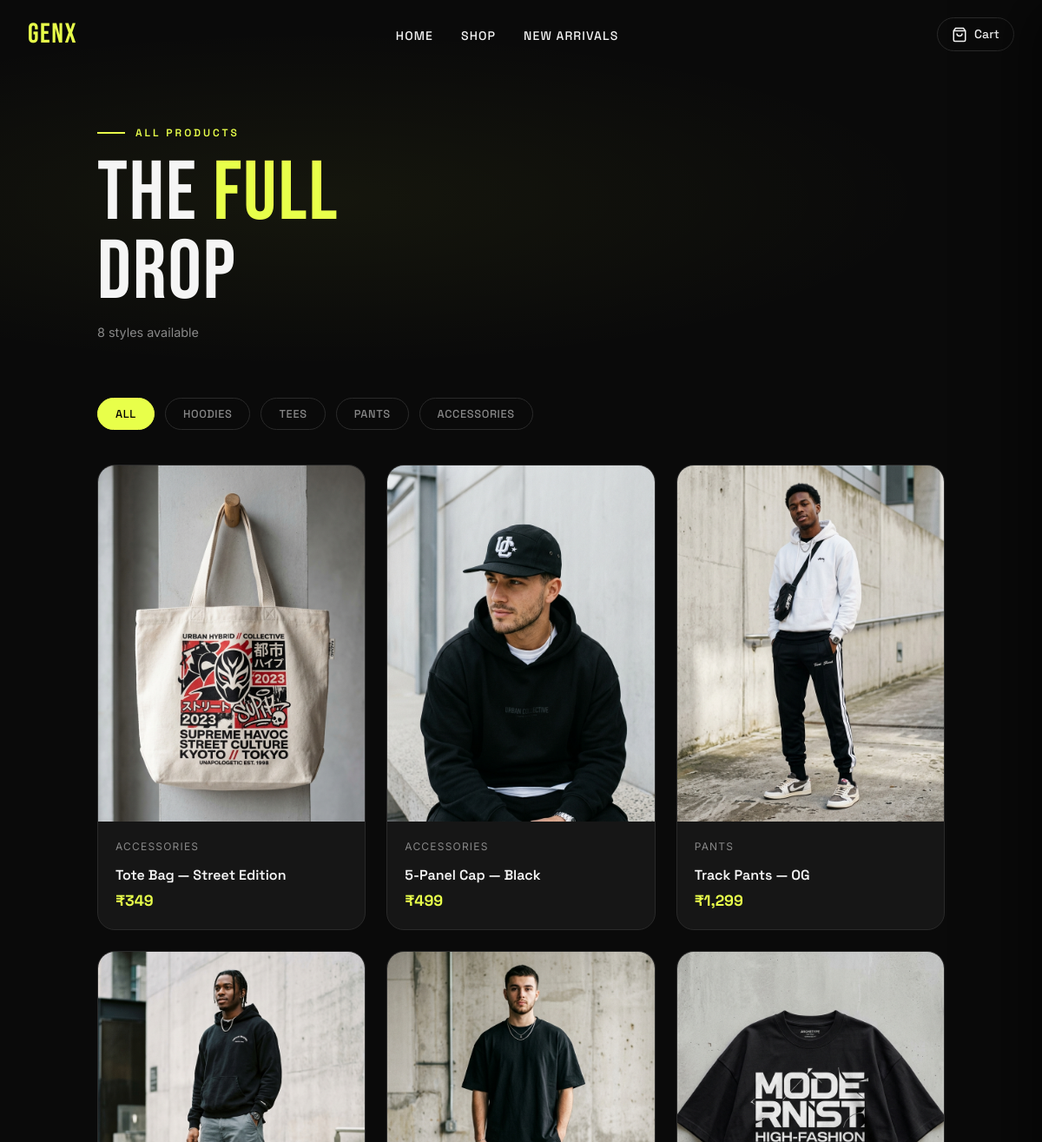
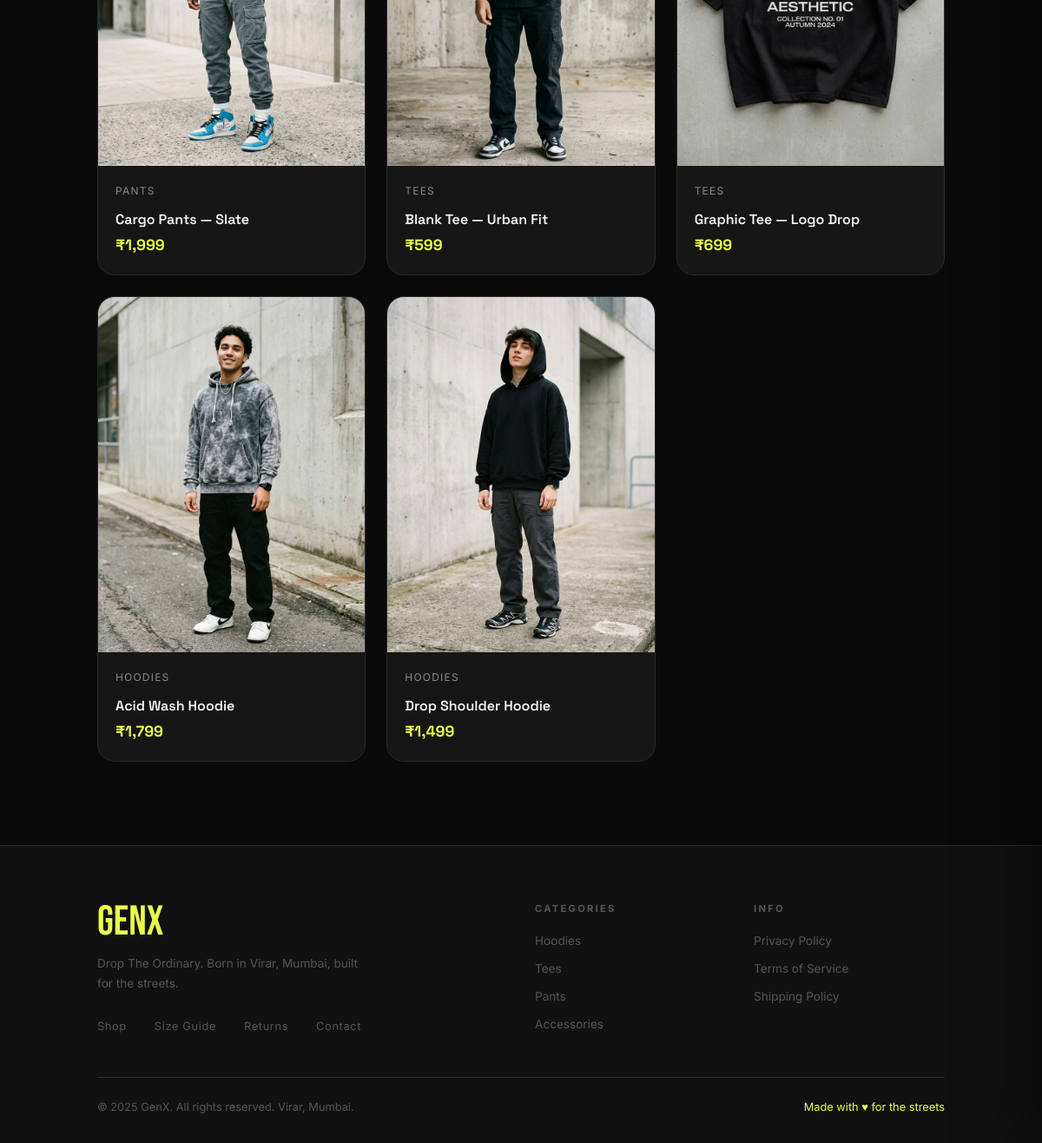
Page /shop on the committed database (2 pictures, top to bottom).
### app/models/category.py (models this page shows, shortened)
class Category(db.Model):
    __tablename__ = "categories"
    id   = db.Column(db.Integer, primary_key=True)
    name = db.Column(db.String(100), nullable=False)
    slug = db.Column(db.String(120), unique=True, nullable=False)
    products = db.relationship("Product", backref="category", lazy="dynamic")

### app/models/product.py (models this page shows, shortened)
class Product(db.Model):
    __tablename__ = "products"
    id          = db.Column(db.Integer, primary_key=True)
    category_id = db.Column(db.Integer, db.ForeignKey("categories.id"), nullable=False)
    name        = db.Column(db.String(200), nullable=False)
    description = db.Column(db.Text, nullable=True)
    price       = db.Column(db.Float, nullable=False)
    stock       = db.Column(db.Integer, default=0)
    is_active   = db.Column(db.Boolean, default=True)
    images      = db.relationship("ProductImage", backref="product",
                                  cascade="all, delete-orphan", lazy="select")
    order_items = db.relationship("OrderItem", backref="product", lazy="dynamic")
    reviews     = db.relationship("Review", backref="product",
                                  cascade="all, delete-orphan", lazy="dynamic")
    @property
    def primary_image(self):
        img = ProductImage.query.filter_by(product_id=self.id, is_primary=True).first()
        if img:
            return img.image_url
        img = ProductImage.query.filter_by(product_id=self.id).first()
        return img.image_url if img else "/static/images/placeholder.jpg"
    @property
    def review_count(self):
        return self.reviews.count()

### app/models/product_image.py (models this page shows, shortened)
class ProductImage(db.Model):
    __tablename__ = "product_images"
    id         = db.Column(db.Integer, primary_key=True)
    product_id = db.Column(db.Integer, db.ForeignKey("products.id"), nullable=False)
    image_url  = db.Column(db.String(500), nullable=False)
    is_primary = db.Column(db.Boolean, default=False)

### app/routes/main.py (the view)
@main_bp.route("/shop")
def shop():
    categories = Category.query.all()
    active_category = request.args.get("category", "")
    query = Product.query.filter_by(is_active=True)
    if active_category:
        cat = Category.query.filter_by(slug=active_category).first()
        if cat:
            query = query.filter_by(category_id=cat.id)
    products = query.order_by(Product.id.desc()).all()
    total_products = Product.query.filter_by(is_active=True).count()
    return render_template(
        "shop.html",
        products=products,
        categories=categories,
        active_category=active_category,
        total_products=total_products,
    )

### app/templates/shop.html (shortened to what this page needs)
{% extends "base.html" %}
{% block content %}
<div class="shop-hero">
  <div style="position:absolute; inset:0; background:radial-gradient(ellipse at 30% 50%, rgba(232,255,74,0.05) 0%, transparent 60%); pointer-events:none;"></div>
  <div class="container">
    <div class="section-label fade-left">All Products</div>
    <h1 class="fade-up" style="font-family:var(--font-display); font-size:clamp(3.5rem,8vw,7rem); line-height:0.95; letter-spacing:0.02em; margin-bottom:0.5rem;">
      THE <span style="color:var(--accent);">FULL</span><br>DROP
    </h1>
    <p class="fade-up" style="color:var(--text-muted); font-size:0.9rem; margin-top:0.75rem;">
      {{ total_products }} styles available
    </p>
  </div>
</div>
<div class="container" style="padding-bottom:6rem;">
  <div class="filter-pills fade-up" id="filter-pills">
    <button
      class="filter-pill {% if not active_category %}active{% endif %}"
      data-slug=""
      onclick="filterProducts('')"
    >All</button>
    {% for cat in categories %}
    <button
      class="filter-pill {% if active_category == cat.slug %}active{% endif %}"
      data-slug="{{ cat.slug }}"
      onclick="filterProducts('{{ cat.slug }}')"
    >{{ cat.name }}</button>
    {% endfor %}
  </div>
  <div id="products-container">
    <div class="products-grid product-card-group" id="products-grid">
      {% include "partials/product_cards.html" %}
    </div>
  </div>
</div>
{% endblock %}

### app/templates/base.html (shortened to what this page needs)
<!DOCTYPE html>
<html lang="en" class="scroll-smooth">
<head>
  <script src="https://cdn.tailwindcss.com"></script>
  <link rel="stylesheet" href="{{ url_for('static', filename='css/custom.css') }}">
</head>
<body x-data>
  <nav id="navbar">
    <a href="/" class="nav-logo" data-transition>{{ BRAND_NAME }}</a>
    <ul class="nav-links">
      <li><a href="/" data-transition>Home</a></li>
      <li><a href="/shop" data-transition>Shop</a></li>
      <li><a href="/shop?category=new-arrivals" data-transition>New Arrivals</a></li>
    </ul>
    <div class="nav-actions">
      <button
        class="cart-btn"
        id="open-cart-btn"
        @click="$store.cart.openDrawer()"
        aria-label="Open cart"
      >
        <svg width="18" height="18" viewBox="0 0 24 24" fill="none" stroke="currentColor" stroke-width="2">
          <path d="M6 2L3 6v14a2 2 0 002 2h14a2 2 0 002-2V6l-3-4z"/>
          <line x1="3" y1="6" x2="21" y2="6"/>
          <path d="M16 10a4 4 0 01-8 0"/>
        </svg>
        <span>Cart</span>
      </button>
    </div>
  </nav>
  <main>
    {% block content %}{% endblock %}
  </main>
  {% block footer %}
  <footer class="footer">
    <div class="container">
      <div class="grid grid-cols-1 md:grid-cols-4 gap-8">
        <div class="md:col-span-2">
          <div class="footer-logo">{{ BRAND_NAME }}</div>
          <p style="font-size:0.85rem; color: var(--text-dim); max-width:320px; margin-top:0.75rem; line-height:1.7;">
            {{ BRAND_TAGLINE }} Born in {{ BRAND_CITY }}, built for the streets.
          </p>
          <ul class="footer-links">
            <li><a href="/shop" data-transition>Shop</a></li>
            <li><a href="#" data-transition>Size Guide</a></li>
            <li><a href="#" data-transition>Returns</a></li>
            <li><a href="#" data-transition>Contact</a></li>
          </ul>
        </div>
        <div>
          <p style="font-size:0.7rem; font-weight:700; letter-spacing:0.2em; text-transform:uppercase; color:var(--text-dim); margin-bottom:1rem;">Categories</p>
          <ul style="list-style:none; display:flex; flex-direction:column; gap:0.5rem;">
            <li><a href="/shop?category=hoodies" data-transition style="font-size:0.85rem; color:var(--text-dim); text-decoration:none;">Hoodies</a></li>
            <li><a href="/shop?category=tees" data-transition style="font-size:0.85rem; color:var(--text-dim); text-decoration:none;">Tees</a></li>
            <li><a href="/shop?category=pants" data-transition style="font-size:0.85rem; color:var(--text-dim); text-decoration:none;">Pants</a></li>
            <li><a href="/shop?category=accessories" data-transition style="font-size:0.85rem; color:var(--text-dim); text-decoration:none;">Accessories</a></li>
          </ul>
        </div>
        <div>
          <p style="font-size:0.7rem; font-weight:700; letter-spacing:0.2em; text-transform:uppercase; color:var(--text-dim); margin-bottom:1rem;">Info</p>
          <ul style="list-style:none; display:flex; flex-direction:column; gap:0.5rem;">
            <li><a href="#" style="font-size:0.85rem; color:var(--text-dim); text-decoration:none;">Privacy Policy</a></li>
            <li><a href="#" style="font-size:0.85rem; color:var(--text-dim); text-decoration:none;">Terms of Service</a></li>
            <li><a href="#" style="font-size:0.85rem; color:var(--text-dim); text-decoration:none;">Shipping Policy</a></li>
          </ul>
        </div>
      </div>
      <div class="footer-bottom">
        <span>© {{ 2025 }} {{ BRAND_NAME }}. All rights reserved. {{ BRAND_CITY }}.</span>
        <span style="color:var(--accent);">Made with ♥ for the streets</span>
      </div>
    </div>
  </footer>
  {% endblock %}
</body>
</html>

### app/templates/partials/product_cards.html (shortened to what this page needs)
{% for product in products %}
<a href="/product/{{ product.id }}" class="product-card" data-transition style="text-decoration:none; display:block;">
  <div class="product-card-img">
    <img src="{{ product.primary_image }}" alt="{{ product.name }}" loading="lazy">
  </div>
  <div class="product-card-body">
    <div class="product-category">{{ product.category.name }}</div>
    <div class="product-name">{{ product.name }}</div>
    <div class="product-price">₹{{ "{:,.0f}".format(product.price) }}</div>
  </div>
</a>
{% endfor %}

### app/templates/shop.html (style rules this page uses)
.shop-hero { padding: 9rem 0 4rem; position: relative; overflow: hidden; }
#products-container { min-height: 400px; transition: opacity 0.3s ease; }

### rows in the picture
Category: name "HOODIES"
Category: name "TEES"
Category: name "PANTS"
Category: name "ACCESSORIES"
Product: primary_image (picture), category.name "ACCESSORIES", name "Tote Bag — Street Edition", price "349"
Product: primary_image (picture), category.name "ACCESSORIES", name "5-Panel Cap — Black", price "499"
Product: primary_image (picture), category.name "PANTS", name "Track Pants — OG", price "1,299"
Product: primary_image (picture), category.name "PANTS", name "Cargo Pants — Slate", price "1,999"
Product: primary_image (picture), category.name "TEES", name "Blank Tee — Urban Fit", price "599"
Product: primary_image (picture), category.name "TEES", name "Graphic Tee — Logo Drop", price "699"
Product: primary_image (picture), category.name "HOODIES", name "Acid Wash Hoodie", price "1,799"
Product: primary_image (picture), category.name "HOODIES", name "Drop Shoulder Hoodie", price "1,499"

### other values in the picture
{{ BRAND_NAME }} "GenX"
{{ total_products }} "8"
{{ BRAND_TAGLINE }} "Drop The Ordinary."
{{ BRAND_CITY }} "Virar, Mumbai"
{{ 2025 }} "2025"
